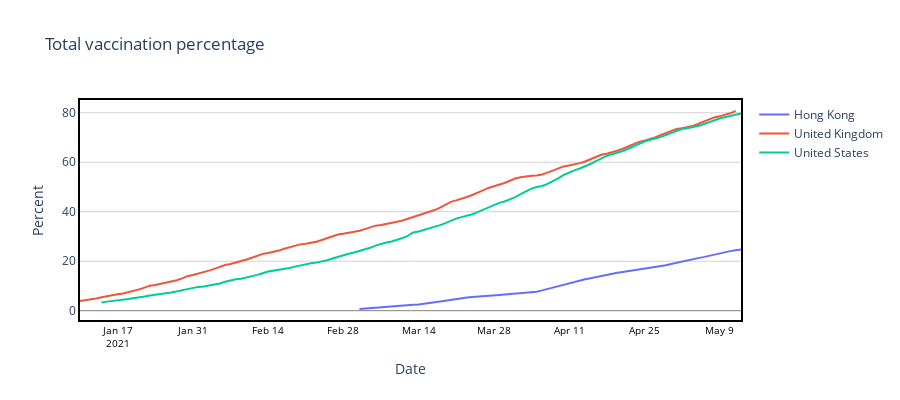

The code cell stored with this chart in its notebook:
### Code cell
plot_time_variation_countries_group(country_vaccine_time, 'Percent', 'Total vaccination percentage', countries)

### Figure 1 — Plotly figure (JSON) as saved in the notebook; plotly's stock layout.template omitted (floating-point values rounded to 4 significant figures)
{"data": [{"marker": {"line": {"width": 1}, "size": 8, "symbol": "circle"}, "mode": "lines", "name": "Hong Kong", "text": ["Hong Kong", "Hong Kong", "Hong Kong", "Hong Kong", "Hong Kong", "Hong Kong", "Hong Kong", "Hong Kong", "Hong Kong", "Hong Kong", "Hong Kong", "Hong Kong", "Hong Kong", "Hong Kong", "Hong Kong", "Hong Kong", "Hong Kong", "Hong Kong", "Hong Kong", "Hong Kong", "Hong Kong", "Hong Kong", "Hong Kong", "Hong Kong", "Hong Kong", "Hong Kong", "Hong Kong", "Hong Kong", "Hong Kong", "Hong Kong", "Hong Kong", "Hong Kong", "Hong Kong", "Hong Kong", "Hong Kong", "Hong Kong", "Hong Kong", "Hong Kong", "Hong Kong", "Hong Kong", "Hong Kong", "Hong Kong", "Hong Kong", "Hong Kong", "Hong Kong", "Hong Kong", "Hong Kong", "Hong Kong", "Hong Kong", "Hong Kong", "Hong Kong", "Hong Kong", "Hong Kong", "Hong Kong", "Hong Kong", "Hong Kong", "Hong Kong", "Hong Kong", "Hong Kong", "Hong Kong", "Hong Kong", "Hong Kong", "Hong Kong", "Hong Kong", "Hong Kong", "Hong Kong", "Hong Kong", "Hong Kong", "Hong Kong", "Hong Kong", "Hong Kong", "Hong Kong"], "type": "scatter", "x": ["2021-03-03", "2021-03-04", "2021-03-05", "2021-03-06", "2021-03-07", "2021-03-08", "2021-03-09", "2021-03-10", "2021-03-11", "2021-03-12", "2021-03-13", "2021-03-14", "2021-03-15", "2021-03-16", "2021-03-17", "2021-03-18", "2021-03-19", "2021-03-20", "2021-03-21", "2021-03-22", "2021-03-23", "2021-03-24", "2021-03-25", "2021-03-26", "2021-03-27", "2021-03-28", "2021-03-29", "2021-03-30", "2021-03-31", "2021-04-01", "2021-04-02", "2021-04-03", "2021-04-04", "2021-04-05", "2021-04-06", "2021-04-07", "2021-04-08", "2021-04-09", "2021-04-10", "2021-04-11", "2021-04-12", "2021-04-13", "2021-04-14", "2021-04-15", "2021-04-16", "2021-04-17", "2021-04-18", "2021-04-19", "2021-04-20", "2021-04-21", "2021-04-22", "2021-04-23", "2021-04-24", "2021-04-25", "2021-04-26", "2021-04-27", "2021-04-28", "2021-04-29", "2021-04-30", "2021-05-01", "2021-05-02", "2021-05-03", "2021-05-04", "2021-05-05", "2021-05-06", "2021-05-07", "2021-05-08", "2021-05-09", "2021-05-10", "2021-05-11", "2021-05-12", "2021-05-13"], "y": [0.69, 0.83, 0.97, 1.12, 1.24, 1.38, 1.51, 1.74, 1.95, 2.16, 2.36, 2.54, 2.75, 3.06, 3.39, 3.69, 4.06, 4.41, 4.73, 5.06, 5.38, 5.51, 5.62, 5.8, 5.99, 6.17, 6.34, 6.54, 6.74, 6.94, 7.08, 7.25, 7.42, 7.7, 8.21, 8.8, 9.34, 9.94, 10.56, 11.13, 11.71, 12.26, 12.68, 13.08, 13.57, 14.1, 14.55, 14.99, 15.33, 15.65, 15.96, 16.31, 16.71, 17.01, 17.37, 17.7, 18.03, 18.37, 18.86, 19.4, 19.9, 20.4, 20.85, 21.26, 21.66, 22.17, 22.74, 23.23, 23.7, 24.08, 24.42, 24.76]}, {"marker": {"line": {"width": 1}, "size": 8, "symbol": "circle"}, "mode": "lines", "name": "United Kingdom", "text": ["United Kingdom", "United Kingdom", "United Kingdom", "United Kingdom", "United Kingdom", "United Kingdom", "United Kingdom", "United Kingdom", "United Kingdom", "United Kingdom", "United Kingdom", "United Kingdom", "United Kingdom", "United Kingdom", "United Kingdom", "United Kingdom", "United Kingdom", "United Kingdom", "United Kingdom", "United Kingdom", "United Kingdom", "United Kingdom", "United Kingdom", "United Kingdom", "United Kingdom", "United Kingdom", "United Kingdom", "United Kingdom", "United Kingdom", "United Kingdom", "United Kingdom", "United Kingdom", "United Kingdom", "United Kingdom", "United Kingdom", "United Kingdom", "United Kingdom", "United Kingdom", "United Kingdom", "United Kingdom", "United Kingdom", "United Kingdom", "United Kingdom", "United Kingdom", "United Kingdom", "United Kingdom", "United Kingdom", "United Kingdom", "United Kingdom", "United Kingdom", "United Kingdom", "United Kingdom", "United Kingdom", "United Kingdom", "United Kingdom", "United Kingdom", "United Kingdom", "United Kingdom", "United Kingdom", "United Kingdom", "United Kingdom", "United Kingdom", "United Kingdom", "United Kingdom", "United Kingdom", "United Kingdom", "United Kingdom", "United Kingdom", "United Kingdom", "United Kingdom", "United Kingdom", "United Kingdom", "United Kingdom", "United Kingdom", "United Kingdom", "United Kingdom", "United Kingdom", "United Kingdom", "United Kingdom", "United Kingdom", "United Kingdom", "United Kingdom", "United Kingdom", "United Kingdom", "United Kingdom", "United Kingdom", "United Kingdom", "United Kingdom", "United Kingdom", "United Kingdom", "United Kingdom", "United Kingdom", "United Kingdom", "United Kingdom", "United Kingdom", "United Kingdom", "United Kingdom", "United Kingdom", "United Kingdom", "United Kingdom", "United Kingdom", "United Kingdom", "United Kingdom", "United Kingdom", "United Kingdom", "United Kingdom", "United Kingdom", "United Kingdom", "United Kingdom", "United Kingdom", "United Kingdom", "United Kingdom", "United Kingdom", "United Kingdom", "United Kingdom", "United Kingdom", "United Kingdom", "United Kingdom", "United Kingdom", "United Kingdom", "United Kingdom", "United Kingdom", "United Kingdom"], "type": "scatter", "x": ["2021-01-10", "2021-01-11", "2021-01-12", "2021-01-13", "2021-01-14", "2021-01-15", "2021-01-16", "2021-01-17", "2021-01-18", "2021-01-19", "2021-01-20", "2021-01-21", "2021-01-22", "2021-01-23", "2021-01-24", "2021-01-25", "2021-01-26", "2021-01-27", "2021-01-28", "2021-01-29", "2021-01-30", "2021-01-31", "2021-02-01", "2021-02-02", "2021-02-03", "2021-02-04", "2021-02-05", "2021-02-06", "2021-02-07", "2021-02-08", "2021-02-09", "2021-02-10", "2021-02-11", "2021-02-12", "2021-02-13", "2021-02-14", "2021-02-15", "2021-02-16", "2021-02-17", "2021-02-18", "2021-02-19", "2021-02-20", "2021-02-21", "2021-02-22", "2021-02-23", "2021-02-24", "2021-02-25", "2021-02-26", "2021-02-27", "2021-02-28", "2021-03-01", "2021-03-02", "2021-03-03", "2021-03-04", "2021-03-05", "2021-03-06", "2021-03-07", "2021-03-08", "2021-03-09", "2021-03-10", "2021-03-11", "2021-03-12", "2021-03-13", "2021-03-14", "2021-03-15", "2021-03-16", "2021-03-17", "2021-03-18", "2021-03-19", "2021-03-20", "2021-03-21", "2021-03-22", "2021-03-23", "2021-03-24", "2021-03-25", "2021-03-26", "2021-03-27", "2021-03-28", "2021-03-29", "2021-03-30", "2021-03-31", "2021-04-01", "2021-04-02", "2021-04-03", "2021-04-04", "2021-04-05", "2021-04-06", "2021-04-07", "2021-04-08", "2021-04-09", "2021-04-10", "2021-04-11", "2021-04-12", "2021-04-13", "2021-04-14", "2021-04-15", "2021-04-16", "2021-04-17", "2021-04-18", "2021-04-19", "2021-04-20", "2021-04-21", "2021-04-22", "2021-04-23", "2021-04-24", "2021-04-25", "2021-04-26", "2021-04-27", "2021-04-28", "2021-04-29", "2021-04-30", "2021-05-01", "2021-05-02", "2021-05-03", "2021-05-04", "2021-05-05", "2021-05-06", "2021-05-07", "2021-05-08", "2021-05-09", "2021-05-10", "2021-05-11", "2021-05-12"], "y": [3.94, 4.19, 4.52, 4.94, 5.42, 5.93, 6.37, 6.65, 6.96, 7.47, 8.01, 8.62, 9.32, 10.05, 10.38, 10.79, 11.25, 11.72, 12.33, 13.05, 13.95, 14.42, 14.94, 15.5, 16.19, 16.91, 17.64, 18.45, 18.86, 19.39, 20.0, 20.67, 21.42, 22.23, 22.98, 23.33, 23.75, 24.3, 25.04, 25.73, 26.3, 26.81, 27.03, 27.34, 27.86, 28.57, 29.33, 30.13, 30.77, 31.07, 31.41, 31.82, 32.33, 32.99, 33.71, 34.37, 34.65, 35.02, 35.45, 35.95, 36.47, 37.15, 37.98, 38.39, 39.04, 39.82, 40.68, 41.65, 42.74, 43.99, 44.6, 45.21, 45.94, 46.79, 47.62, 48.64, 49.62, 50.27, 50.87, 51.61, 52.53, 53.44, 53.96, 54.38, 54.52, 54.68, 55.08, 55.83, 56.63, 57.45, 58.32, 58.7, 59.08, 59.65, 60.33, 61.14, 62.08, 63.02, 63.47, 64.02, 64.69, 65.48, 66.31, 67.19, 68.22, 68.72, 69.3, 70.03, 70.91, 71.81, 72.65, 73.41, 73.8, 74.09, 74.66, 75.46, 76.36, 77.24, 78.13, 78.56, 79.07, 79.78, 80.72]}, {"marker": {"line": {"width": 1}, "size": 8, "symbol": "circle"}, "mode": "lines", "name": "United States", "text": ["United States", "United States", "United States", "United States", "United States", "United States", "United States", "United States", "United States", "United States", "United States", "United States", "United States", "United States", "United States", "United States", "United States", "United States", "United States", "United States", "United States", "United States", "United States", "United States", "United States", "United States", "United States", "United States", "United States", "United States", "United States", "United States", "United States", "United States", "United States", "United States", "United States", "United States", "United States", "United States", "United States", "United States", "United States", "United States", "United States", "United States", "United States", "United States", "United States", "United States", "United States", "United States", "United States", "United States", "United States", "United States", "United States", "United States", "United States", "United States", "United States", "United States", "United States", "United States", "United States", "United States", "United States", "United States", "United States", "United States", "United States", "United States", "United States", "United States", "United States", "United States", "United States", "United States", "United States", "United States", "United States", "United States", "United States", "United States", "United States", "United States", "United States", "United States", "United States", "United States", "United States", "United States", "United States", "United States", "United States", "United States", "United States", "United States", "United States", "United States", "United States", "United States", "United States", "United States", "United States", "United States", "United States", "United States", "United States", "United States", "United States", "United States", "United States", "United States", "United States", "United States"], "type": "scatter", "x": ["2021-01-14", "2021-01-15", "2021-01-19", "2021-01-20", "2021-01-21", "2021-01-22", "2021-01-23", "2021-01-24", "2021-01-25", "2021-01-26", "2021-01-27", "2021-01-28", "2021-01-29", "2021-01-30", "2021-01-31", "2021-02-01", "2021-02-02", "2021-02-03", "2021-02-04", "2021-02-05", "2021-02-06", "2021-02-07", "2021-02-08", "2021-02-09", "2021-02-10", "2021-02-11", "2021-02-12", "2021-02-13", "2021-02-14", "2021-02-16", "2021-02-17", "2021-02-18", "2021-02-19", "2021-02-20", "2021-02-21", "2021-02-22", "2021-02-23", "2021-02-24", "2021-02-25", "2021-02-26", "2021-02-27", "2021-02-28", "2021-03-01", "2021-03-02", "2021-03-03", "2021-03-04", "2021-03-05", "2021-03-06", "2021-03-07", "2021-03-08", "2021-03-09", "2021-03-10", "2021-03-11", "2021-03-12", "2021-03-13", "2021-03-14", "2021-03-15", "2021-03-16", "2021-03-17", "2021-03-18", "2021-03-19", "2021-03-20", "2021-03-21", "2021-03-22", "2021-03-23", "2021-03-24", "2021-03-25", "2021-03-26", "2021-03-27", "2021-03-28", "2021-03-29", "2021-03-30", "2021-03-31", "2021-04-01", "2021-04-02", "2021-04-03", "2021-04-04", "2021-04-05", "2021-04-06", "2021-04-07", "2021-04-08", "2021-04-09", "2021-04-10", "2021-04-11", "2021-04-12", "2021-04-13", "2021-04-14", "2021-04-15", "2021-04-16", "2021-04-17", "2021-04-18", "2021-04-19", "2021-04-20", "2021-04-21", "2021-04-22", "2021-04-23", "2021-04-24", "2021-04-25", "2021-04-26", "2021-04-27", "2021-04-28", "2021-04-29", "2021-04-30", "2021-05-01", "2021-05-02", "2021-05-03", "2021-05-04", "2021-05-05", "2021-05-06", "2021-05-07", "2021-05-08", "2021-05-09", "2021-05-10", "2021-05-11", "2021-05-12", "2021-05-13"], "y": [3.33, 3.67, 4.7, 4.94, 5.25, 5.71, 6.14, 6.53, 6.8, 7.04, 7.37, 7.83, 8.34, 8.84, 9.31, 9.63, 9.8, 10.13, 10.53, 11.01, 11.67, 12.32, 12.68, 12.92, 13.39, 13.87, 14.48, 15.14, 15.81, 16.51, 16.83, 17.26, 17.82, 18.33, 18.86, 19.19, 19.44, 19.87, 20.41, 21.07, 21.77, 22.5, 22.99, 23.51, 24.08, 24.69, 25.42, 26.29, 27.02, 27.54, 28.01, 28.62, 29.36, 30.24, 31.61, 32.01, 32.62, 33.11, 33.8, 34.6, 35.38, 36.31, 37.22, 37.83, 38.34, 39.01, 39.86, 40.87, 41.91, 42.9, 43.6, 44.13, 44.93, 45.94, 47.13, 48.35, 49.35, 49.99, 50.41, 51.27, 52.29, 53.47, 54.86, 55.93, 56.72, 57.49, 58.24, 59.3, 60.48, 61.56, 62.61, 63.26, 63.8, 64.57, 65.47, 66.48, 67.47, 68.37, 69.0, 69.49, 70.16, 70.97, 71.81, 72.8, 73.43, 73.79, 74.08, 74.62, 75.34, 76.18, 76.95, 77.66, 78.22, 78.68, 79.14, 79.71]}], "layout": {"height": 400, "hovermode": "x", "paper_bgcolor": "rgba(0, 0, 0, 0)", "plot_bgcolor": "rgba(0, 0, 0, 0)", "title": {"text": "Total vaccination percentage"}, "xaxis": {"linecolor": "black", "linewidth": 2, "mirror": true, "showline": true, "showticklabels": true, "tickfont": {"color": "black", "size": 10}, "title": {"text": "Date"}, "zeroline": true, "zerolinecolor": "grey", "zerolinewidth": 1}, "yaxis": {"gridcolor": "lightgrey", "linecolor": "black", "linewidth": 2, "mirror": true, "showline": true, "title": {"text": "Percent"}, "type": "linear", "zeroline": true, "zerolinecolor": "grey", "zerolinewidth": 1}}}
